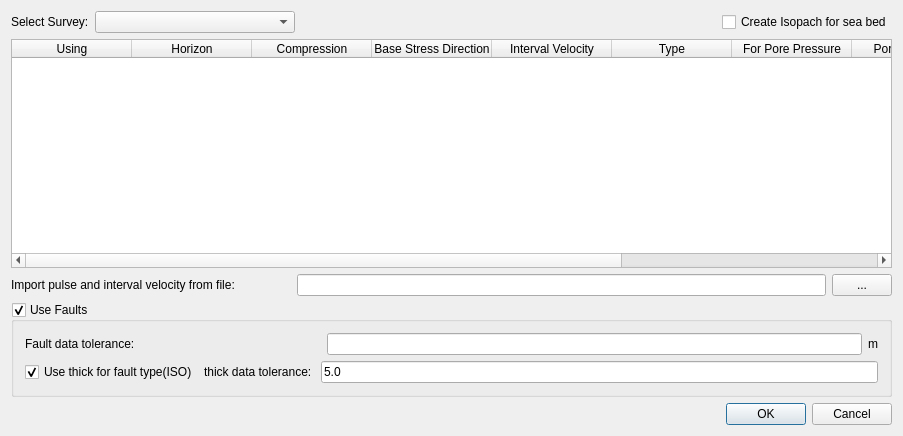
<?xml version="1.0" encoding="UTF-8"?>
<ui version="4.0">
 <class>GSDlgHorizonManagement</class>
 <widget class="QDialog" name="GSDlgHorizonManagement">
  <property name="geometry">
   <rect>
    <x>0</x>
    <y>0</y>
    <width>903</width>
    <height>436</height>
   </rect>
  </property>
  <property name="windowTitle">
   <string>Horizon Management</string>
  </property>
  <layout class="QVBoxLayout" name="verticalLayout_2">
   <item>
    <layout class="QHBoxLayout" name="horizontalLayout">
     <item>
      <widget class="QLabel" name="label_2">
       <property name="maximumSize">
        <size>
         <width>110</width>
         <height>16777215</height>
        </size>
       </property>
       <property name="text">
        <string>Select Survey:</string>
       </property>
      </widget>
     </item>
     <item>
      <widget class="QComboBox" name="comboBox">
       <property name="minimumSize">
        <size>
         <width>200</width>
         <height>0</height>
        </size>
       </property>
      </widget>
     </item>
     <item>
      <spacer name="horizontalSpacer_2">
       <property name="orientation">
        <enum>Qt::Horizontal</enum>
       </property>
       <property name="sizeHint" stdset="0">
        <size>
         <width>40</width>
         <height>20</height>
        </size>
       </property>
      </spacer>
     </item>
     <item>
      <widget class="QCheckBox" name="checkBoxSeaBed">
       <property name="text">
        <string>Create Isopach for sea bed</string>
       </property>
      </widget>
     </item>
    </layout>
   </item>
   <item>
    <widget class="QTableWidget" name="tableWidget">
     <attribute name="horizontalHeaderDefaultSectionSize">
      <number>120</number>
     </attribute>
     <attribute name="verticalHeaderDefaultSectionSize">
      <number>33</number>
     </attribute>
     <column>
      <property name="text">
       <string>Using</string>
      </property>
     </column>
     <column>
      <property name="text">
       <string>Horizon</string>
      </property>
     </column>
     <column>
      <property name="text">
       <string>Compression</string>
      </property>
     </column>
     <column>
      <property name="text">
       <string>Base Stress Direction</string>
      </property>
     </column>
     <column>
      <property name="text">
       <string>Interval Velocity</string>
      </property>
     </column>
     <column>
      <property name="text">
       <string>Type</string>
      </property>
     </column>
     <column>
      <property name="text">
       <string>For Pore Pressure</string>
      </property>
     </column>
     <column>
      <property name="text">
       <string>Pore Pressure</string>
      </property>
     </column>
     <column>
      <property name="text">
       <string>Hydrostatic Gradient</string>
      </property>
     </column>
     <column>
      <property name="text">
       <string>Lithostatic Gradient</string>
      </property>
     </column>
    </widget>
   </item>
   <item>
    <layout class="QHBoxLayout" name="horizontalLayout_2">
     <item>
      <widget class="QLabel" name="label">
       <property name="minimumSize">
        <size>
         <width>280</width>
         <height>0</height>
        </size>
       </property>
       <property name="maximumSize">
        <size>
         <width>280</width>
         <height>16777215</height>
        </size>
       </property>
       <property name="text">
        <string>Import pulse and interval velocity from file:</string>
       </property>
      </widget>
     </item>
     <item>
      <widget class="QLineEdit" name="lineEdit"/>
     </item>
     <item>
      <widget class="QPushButton" name="pushButton">
       <property name="maximumSize">
        <size>
         <width>60</width>
         <height>16777215</height>
        </size>
       </property>
       <property name="text">
        <string>...</string>
       </property>
      </widget>
     </item>
    </layout>
   </item>
   <item>
    <widget class="QGroupBox" name="groupBox_UseFaults">
     <property name="title">
      <string>Use Faults</string>
     </property>
     <property name="checkable">
      <bool>true</bool>
     </property>
     <layout class="QVBoxLayout" name="verticalLayout">
      <item>
       <layout class="QHBoxLayout" name="horizontalLayout_5">
        <item>
         <widget class="QLabel" name="label_3">
          <property name="text">
           <string>Fault data tolerance:                                                        </string>
          </property>
         </widget>
        </item>
        <item>
         <widget class="QLineEdit" name="lineEdit_FaultTolerance"/>
        </item>
        <item>
         <widget class="QLabel" name="label_4">
          <property name="text">
           <string>m</string>
          </property>
         </widget>
        </item>
       </layout>
      </item>
      <item>
       <layout class="QHBoxLayout" name="horizontalLayout_4">
        <item>
         <widget class="QCheckBox" name="checkBox_UseThickForFaultType">
          <property name="toolTip">
           <string>Determine fault type from thickness</string>
          </property>
          <property name="text">
           <string>Use thick for fault type(ISO)</string>
          </property>
          <property name="checked">
           <bool>true</bool>
          </property>
         </widget>
        </item>
        <item>
         <widget class="QLabel" name="label_5">
          <property name="text">
           <string>thick data tolerance: </string>
          </property>
         </widget>
        </item>
        <item>
         <widget class="QLineEdit" name="lineEdit_ThickTolerance">
          <property name="enabled">
           <bool>true</bool>
          </property>
          <property name="text">
           <string>5.0</string>
          </property>
         </widget>
        </item>
       </layout>
      </item>
     </layout>
    </widget>
   </item>
   <item>
    <layout class="QHBoxLayout" name="horizontalLayout_3">
     <item>
      <spacer name="horizontalSpacer">
       <property name="orientation">
        <enum>Qt::Horizontal</enum>
       </property>
       <property name="sizeHint" stdset="0">
        <size>
         <width>379</width>
         <height>20</height>
        </size>
       </property>
      </spacer>
     </item>
     <item>
      <widget class="QDialogButtonBox" name="buttonBox">
       <property name="standardButtons">
        <set>QDialogButtonBox::Cancel|QDialogButtonBox::Ok</set>
       </property>
      </widget>
     </item>
    </layout>
   </item>
  </layout>
 </widget>
 <layoutdefault spacing="6" margin="11"/>
 <resources/>
 <connections>
  <connection>
   <sender>buttonBox</sender>
   <signal>accepted()</signal>
   <receiver>GSDlgHorizonManagement</receiver>
   <slot>accept()</slot>
   <hints>
    <hint type="sourcelabel">
     <x>439</x>
     <y>413</y>
    </hint>
    <hint type="destinationlabel">
     <x>368</x>
     <y>425</y>
    </hint>
   </hints>
  </connection>
  <connection>
   <sender>buttonBox</sender>
   <signal>rejected()</signal>
   <receiver>GSDlgHorizonManagement</receiver>
   <slot>reject()</slot>
   <hints>
    <hint type="sourcelabel">
     <x>514</x>
     <y>414</y>
    </hint>
    <hint type="destinationlabel">
     <x>521</x>
     <y>430</y>
    </hint>
   </hints>
  </connection>
  <connection>
   <sender>checkBox_UseThickForFaultType</sender>
   <signal>toggled(bool)</signal>
   <receiver>lineEdit_ThickTolerance</receiver>
   <slot>setEnabled(bool)</slot>
   <hints>
    <hint type="sourcelabel">
     <x>126</x>
     <y>371</y>
    </hint>
    <hint type="destinationlabel">
     <x>340</x>
     <y>377</y>
    </hint>
   </hints>
  </connection>
 </connections>
</ui>
